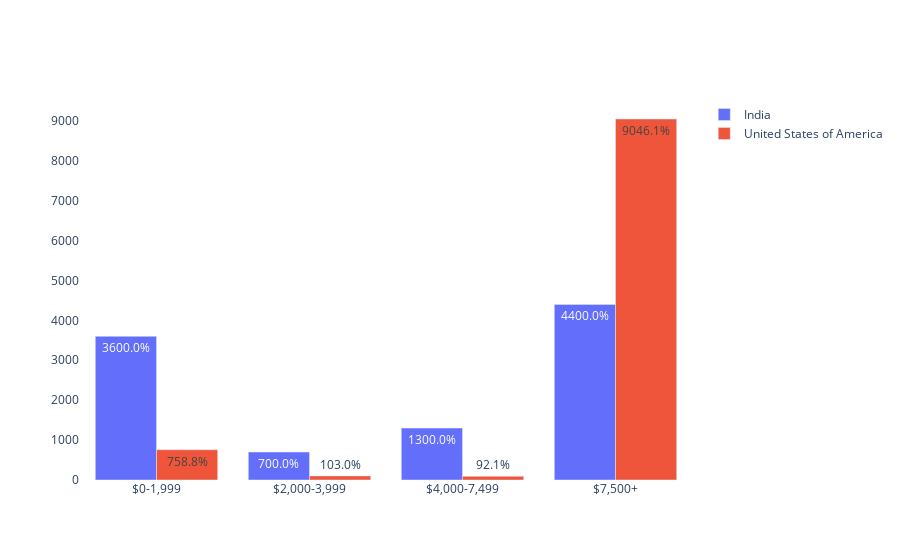

The notebook cell this image was saved under:
### Code cell
india_usa_df = pd.concat([india_df, usa_df]).reset_index()
fig = go.Figure()
for country, group in india_usa_df.groupby("Q3"):
   fig.add_trace(go.Bar(x = group['Q25'],
                        y = group['%'],
                        name = country,
                        text = group['%'].astype(str) + "%",
                        textposition='auto'))
fig.update_layout(barmode="group",
                  plot_bgcolor = "white")
fig.show()

### Figure 1 — Plotly figure (JSON) as saved in the notebook; plotly's stock layout.template omitted (floating-point values rounded to 4 significant figures)
{"data": [{"name": "India", "text": ["3600.0%", "700.0%", "1300.0%", "4400.0%"], "textposition": "auto", "type": "bar", "x": ["$0-1,999", "$2,000-3,999", "$4,000-7,499", "$7,500+"], "y": [3600, 700, 1300, 4400]}, {"name": "United States of America", "text": ["758.8%", "103.0%", "92.1%", "9046.1%"], "textposition": "auto", "type": "bar", "x": ["$0-1,999", "$2,000-3,999", "$4,000-7,499", "$7,500+"], "y": [758.8, 103, 92.1, 9046.0]}], "layout": {"autosize": true, "barmode": "group", "plot_bgcolor": "white", "xaxis": {"autorange": true, "range": [-0.5, 3.5], "type": "category"}, "yaxis": {"autorange": true, "range": [0, 9522.0], "type": "linear"}}}
